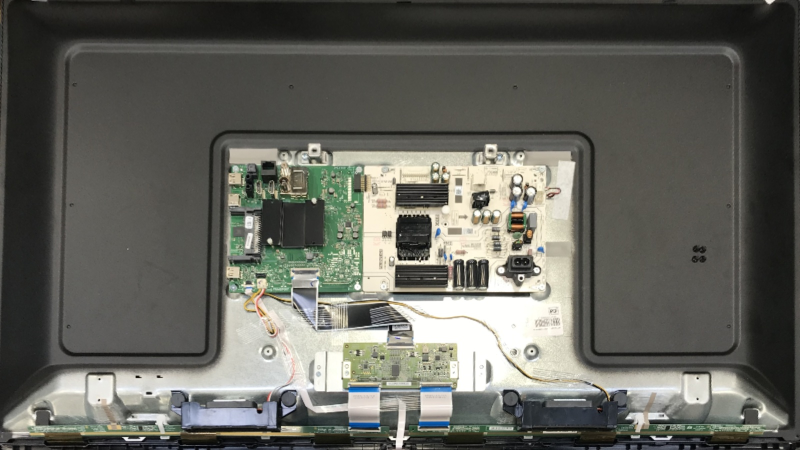
#> input picture V1.8/AnacondaTrials/Panels/PerspectiveTransformed/IMG_9189.jpeg, 1600 x 900 px (shown at 1/2 size); its folder holds only this picture in this run
$ python -i Ogret.py   (imports and definitions only)
#> lines starting #> are read from the running program, lines starting #| are printed output that depends on the picture
# Multi-frame tkinter application v2.3
import os
import sys
sys.path.insert(0, "..")
import tkinter as tk
from tkinter import *
from classes.settings import Settings as st
from classes.db.MainboardDatabase import MainboardDatabase as mbDb
import cv2
import matplotlib.pyplot as plt
from matplotlib.patches import Circle
from PIL import ImageTk, Image
import datetime
import math
import tkinter.font as tkfont

# [1 line not run here, left out]
epoch = datetime.datetime.utcfromtimestamp(0)
def unix_time_millis(dt):
    return (dt - epoch).total_seconds() * 1000.0
# [7 lines left out: function dist_call, not called in this run]


class MainboardGui():
    def __init__(self):
        mbTk = tk.Tk()
        mbTk.title("mainboard configuration")
        mbF = tk.Frame(mbTk)
        self.inputCheck = False
        self.screwCheck = False
        self.conCheck = False

        self.normal_font = tkfont.Font(family="Helvetica", size=12)
        self.bold_font = tkfont.Font(family="Helvetica", size=12, weight="bold")

        tk.Label(mbTk, text="code").grid(row = 1, column = 1)
        tk.Label(mbTk, text="version").grid(row = 2, column = 1)
        tk.Label(mbTk, text="x Size (cm)").grid(row = 3, column = 1)
        tk.Label(mbTk, text="y Size (cm)").grid(row = 4, column = 1)
        tk.Label(mbTk, text="screw Coordinates").grid(row = 5, column = 1)
        tk.Label(mbTk, text="connector Coordinates").grid(row = 6, column = 1)
        tk.Label(mbTk, text="Includes").grid(row = 7, column = 1)

        self.codeEnt = tk.Entry(mbTk)
        self.versionEnt = tk.Entry(mbTk)
        self.xSizeEnt = tk.Entry(mbTk)
        self.ySizeEnt = tk.Entry(mbTk)

        self.codeEnt.grid(row = 1, column = 2)
        self.versionEnt.grid(row = 2, column = 2)
        self.xSizeEnt.grid(row = 3, column = 2)
        self.ySizeEnt.grid(row = 4, column = 2)
##        self.screwCo = tk.Entry(mbTk)
##        self.code = tk.Entry(mbTk)
        self.screwCo = []
        self.conCo = []
##        self.conList = ['LVDS','VBY1','WIFI','DC','AC','FPC']
        self.mbConList = []
        self.selB = 0
        self.clickedOnce = False
        self.clikedTwice = False
        self.cm = st.mbCm
        self.tmpRec = None
        self.image_with_edges = None
        self.imgSX = None
        self.imgSY = None
        #For connector selection, mouse click determines the visual rectangles first and last coordinates
        self.recFrsEv = None
        self.recLstEv = None
        self.frstClkStt = False
        self.clkTime = 0
        self.rlsTime = 0
        global epoch
        self.is_in_con_sel = False
        self.from_img_conns = [] #coordinates of the connectors and their types like [[x1,y1,x2,y2],'usb']
        self.from_img_screws = [] #coordinates of the connectors and their radius [[x,y], radius]
        self.mb_con_rects = []
        self.tmp_con_cor = None
        self.conCor1 = None
        self.conCor2 = None
        self.is_in_screw_finding = False
        self.btnRlsBugReliever = False
        self.fullFileName = None

        tk.Button(mbTk, text="chose locations", command = lambda: self.locateScrews()).grid(row = 5, column = 2)
        tk.Button(mbTk, text="chose locations", command = lambda: self.locateCons()).grid(row = 6, column = 2)

        self.Checkbutton1 = tk.IntVar(mbTk)
        self.Checkbutton2 = tk.IntVar(mbTk)
        self.Checkbutton3 = tk.IntVar(mbTk)
        self.Checkbutton4 = tk.IntVar(mbTk)
        self.Button1 = tk.Checkbutton(mbTk, text = "PSU",
                              variable = self.Checkbutton1,
                              onvalue = 1,
                              offvalue = 0,
                              height = 2,
                              width = 10)

        self.Button2 = tk.Checkbutton(mbTk, text = "LED Driver",
                              variable = self.Checkbutton2,
                              onvalue = 1,
                              offvalue = 0,
                              height = 2,
                              width = 10)

        self.Button3 = tk.Checkbutton(mbTk, text = "Ursa",
                              variable = self.Checkbutton3,
                              onvalue = 1,
                              offvalue = 0,
                              height = 2,
                              width = 10)

        self.Button4 = tk.Checkbutton(mbTk, text = "T-con",
                              variable = self.Checkbutton4,
                              onvalue = 1,
                              offvalue = 0,
                              height = 2,
                              width = 10)

        self.Button1.grid(row = 7, column = 2)
        self.Button2.grid(row = 8, column = 2)
        self.Button3.grid(row = 9, column = 2)
        self.Button4.grid(row = 10, column = 2)
        self.includes = []


        tk.Button(mbTk, text="test", command = lambda: self.test()).grid(row = 11, column = 1)
        tk.Button(mbTk, text="Import From IMG", command = lambda: self.imp_img()).grid(row = 12, column = 1)
        tk.Button(mbTk, text="Save", command = lambda: self.save()).grid(row = 13, column = 1)

        self.mbTk = mbTk

    def _dont_run_at_con_select(func):
        # [6 lines left out: function inner, not called in this run]
        return inner

    # [296 lines left out: functions _dont_run_at_screw_finding, _dont_run_at_btnRlsBugReliever, detect_edge, imp_img, save, test and 6 more, not called in this run]

    @_dont_run_at_con_select
    def create_circle(self, x, y, rad, tag, wdt):
        self.mbCn.create_oval(x-rad, y-rad, x+rad, y+rad, width=wdt, dash=(4, 2), tags=tag)


    # [237 lines left out: functions find_con, find_screw, mWhl, mbM, mbRclk, mbSpc, not called in this run]


# [4 lines not run here, left out]

>>> import cv2
>>> picture = cv2.imread('../../Panels/PerspectiveTransformed/IMG_9189.jpeg', cv2.IMREAD_GRAYSCALE)
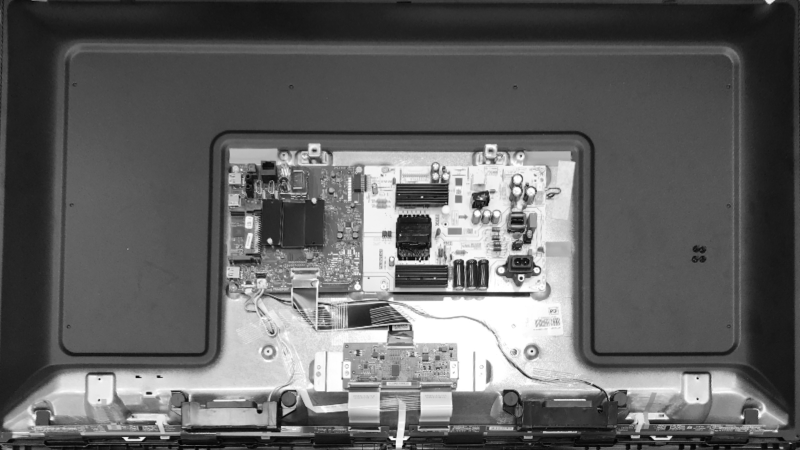
#> picture: shape (900, 1600) (shown at 1/2 size); min 0, max 255, mean 98.2
#> (the run stopped early here; a loop or call above may not have finished)
